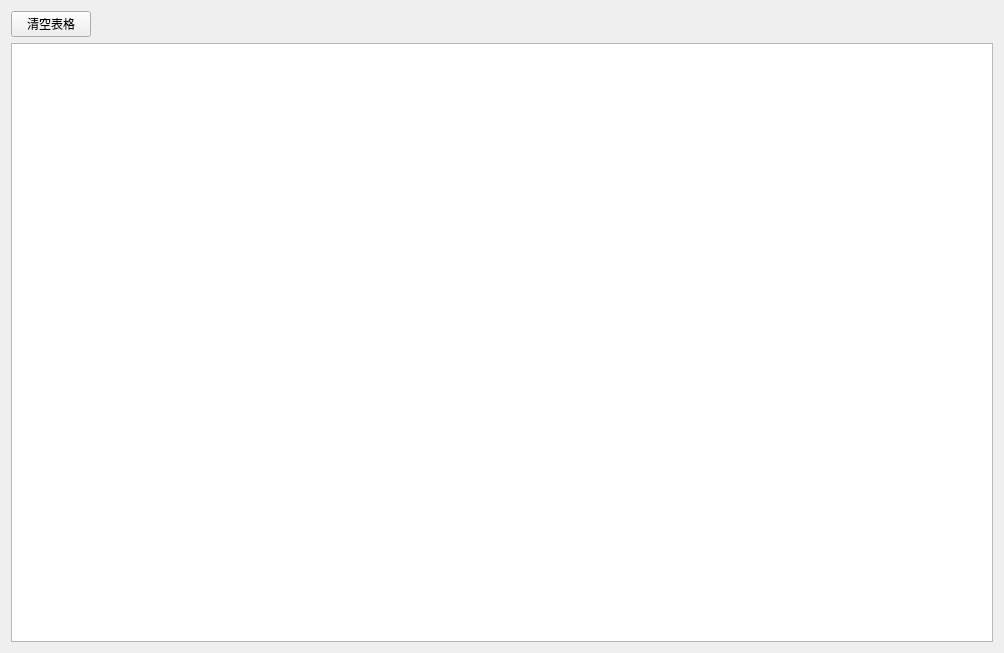
<?xml version="1.0" encoding="UTF-8"?>
<ui version="4.0">
 <class>subyc_canC81</class>
 <widget class="QWidget" name="subyc_canC81">
  <property name="geometry">
   <rect>
    <x>0</x>
    <y>0</y>
    <width>1004</width>
    <height>653</height>
   </rect>
  </property>
  <property name="windowTitle">
   <string>Form</string>
  </property>
  <layout class="QGridLayout" name="gridLayout">
   <item row="0" column="0">
    <layout class="QHBoxLayout" name="horizontalLayout">
     <item>
      <widget class="QPushButton" name="pushButton_clearList">
       <property name="text">
        <string>清空表格</string>
       </property>
      </widget>
     </item>
     <item>
      <spacer name="horizontalSpacer">
       <property name="orientation">
        <enum>Qt::Horizontal</enum>
       </property>
       <property name="sizeHint" stdset="0">
        <size>
         <width>40</width>
         <height>20</height>
        </size>
       </property>
      </spacer>
     </item>
    </layout>
   </item>
   <item row="1" column="0">
    <widget class="QTableView" name="tableView_CanC81list"/>
   </item>
  </layout>
 </widget>
 <resources/>
 <connections/>
</ui>
